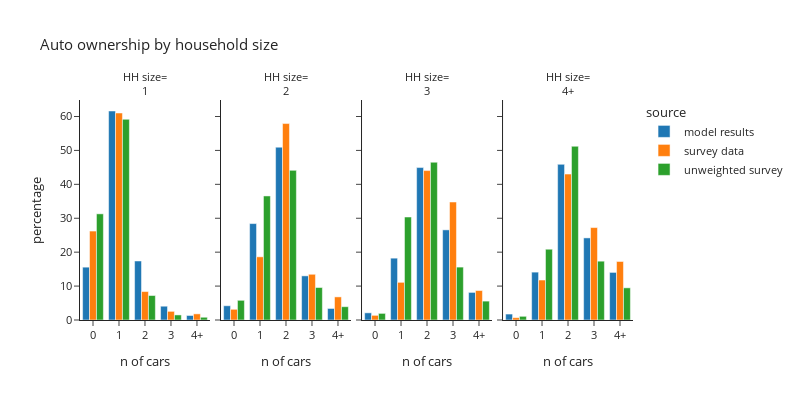

Notebook code cell kept with this figure:
### Code cell
plot_auto(hh_data,'hhsize_simple','household size', 'HH size')

### Figure 1 — Plotly figure (JSON) as saved in the notebook; plotly's stock layout.template omitted (floating-point values rounded to 4 significant figures)
{"data": [{"alignmentgroup": "True", "hovertemplate": "source=model results<br>hhsize_simple=1<br>auto_ownership_simple=%{x}<br>percentage=%{y}<extra></extra>", "legendgroup": "model results", "marker": {"color": "#1F77B4", "pattern": {"shape": ""}}, "name": "model results", "offsetgroup": "model results", "orientation": "v", "showlegend": true, "textposition": "auto", "type": "bar", "x": ["0", "1", "2", "3", "4+"], "xaxis": "x", "y": [15.58, 61.62, 17.4, 4.065, 1.332], "yaxis": "y"}, {"alignmentgroup": "True", "hovertemplate": "source=model results<br>hhsize_simple=2<br>auto_ownership_simple=%{x}<br>percentage=%{y}<extra></extra>", "legendgroup": "model results", "marker": {"color": "#1F77B4", "pattern": {"shape": ""}}, "name": "model results", "offsetgroup": "model results", "orientation": "v", "showlegend": false, "textposition": "auto", "type": "bar", "x": ["0", "1", "2", "3", "4+"], "xaxis": "x2", "y": [4.2, 28.43, 50.96, 13.01, 3.402], "yaxis": "y2"}, {"alignmentgroup": "True", "hovertemplate": "source=model results<br>hhsize_simple=3<br>auto_ownership_simple=%{x}<br>percentage=%{y}<extra></extra>", "legendgroup": "model results", "marker": {"color": "#1F77B4", "pattern": {"shape": ""}}, "name": "model results", "offsetgroup": "model results", "orientation": "v", "showlegend": false, "textposition": "auto", "type": "bar", "x": ["0", "1", "2", "3", "4+"], "xaxis": "x3", "y": [2.114, 18.23, 44.94, 26.58, 8.136], "yaxis": "y3"}, {"alignmentgroup": "True", "hovertemplate": "source=model results<br>hhsize_simple=4+<br>auto_ownership_simple=%{x}<br>percentage=%{y}<extra></extra>", "legendgroup": "model results", "marker": {"color": "#1F77B4", "pattern": {"shape": ""}}, "name": "model results", "offsetgroup": "model results", "orientation": "v", "showlegend": false, "textposition": "auto", "type": "bar", "x": ["0", "1", "2", "3", "4+"], "xaxis": "x4", "y": [1.751, 14.11, 45.9, 24.21, 14.03], "yaxis": "y4"}, {"alignmentgroup": "True", "hovertemplate": "source=survey data<br>hhsize_simple=1<br>auto_ownership_simple=%{x}<br>percentage=%{y}<extra></extra>", "legendgroup": "survey data", "marker": {"color": "#FF7F0E", "pattern": {"shape": ""}}, "name": "survey data", "offsetgroup": "survey data", "orientation": "v", "showlegend": true, "textposition": "auto", "type": "bar", "x": ["0", "1", "2", "3", "4+"], "xaxis": "x", "y": [26.22, 61.03, 8.387, 2.55, 1.81], "yaxis": "y"}, {"alignmentgroup": "True", "hovertemplate": "source=survey data<br>hhsize_simple=2<br>auto_ownership_simple=%{x}<br>percentage=%{y}<extra></extra>", "legendgroup": "survey data", "marker": {"color": "#FF7F0E", "pattern": {"shape": ""}}, "name": "survey data", "offsetgroup": "survey data", "orientation": "v", "showlegend": false, "textposition": "auto", "type": "bar", "x": ["0", "1", "2", "3", "4+"], "xaxis": "x2", "y": [3.156, 18.63, 57.92, 13.48, 6.814], "yaxis": "y2"}, {"alignmentgroup": "True", "hovertemplate": "source=survey data<br>hhsize_simple=3<br>auto_ownership_simple=%{x}<br>percentage=%{y}<extra></extra>", "legendgroup": "survey data", "marker": {"color": "#FF7F0E", "pattern": {"shape": ""}}, "name": "survey data", "offsetgroup": "survey data", "orientation": "v", "showlegend": false, "textposition": "auto", "type": "bar", "x": ["0", "1", "2", "3", "4+"], "xaxis": "x3", "y": [1.373, 11.1, 44.05, 34.79, 8.686], "yaxis": "y3"}, {"alignmentgroup": "True", "hovertemplate": "source=survey data<br>hhsize_simple=4+<br>auto_ownership_simple=%{x}<br>percentage=%{y}<extra></extra>", "legendgroup": "survey data", "marker": {"color": "#FF7F0E", "pattern": {"shape": ""}}, "name": "survey data", "offsetgroup": "survey data", "orientation": "v", "showlegend": false, "textposition": "auto", "type": "bar", "x": ["0", "1", "2", "3", "4+"], "xaxis": "x4", "y": [0.6874, 11.79, 43.02, 27.25, 17.25], "yaxis": "y4"}, {"alignmentgroup": "True", "hovertemplate": "source=unweighted survey<br>hhsize_simple=1<br>auto_ownership_simple=%{x}<br>percentage=%{y}<extra></extra>", "legendgroup": "unweighted survey", "marker": {"color": "#2CA02C", "pattern": {"shape": ""}}, "name": "unweighted survey", "offsetgroup": "unweighted survey", "orientation": "v", "showlegend": true, "textposition": "auto", "type": "bar", "x": ["0", "1", "2", "3", "4+"], "xaxis": "x", "y": [31.3, 59.18, 7.218, 1.493, 0.809], "yaxis": "y"}, {"alignmentgroup": "True", "hovertemplate": "source=unweighted survey<br>hhsize_simple=2<br>auto_ownership_simple=%{x}<br>percentage=%{y}<extra></extra>", "legendgroup": "unweighted survey", "marker": {"color": "#2CA02C", "pattern": {"shape": ""}}, "name": "unweighted survey", "offsetgroup": "unweighted survey", "orientation": "v", "showlegend": false, "textposition": "auto", "type": "bar", "x": ["0", "1", "2", "3", "4+"], "xaxis": "x2", "y": [5.807, 36.58, 44.12, 9.578, 3.922], "yaxis": "y2"}, {"alignmentgroup": "True", "hovertemplate": "source=unweighted survey<br>hhsize_simple=3<br>auto_ownership_simple=%{x}<br>percentage=%{y}<extra></extra>", "legendgroup": "unweighted survey", "marker": {"color": "#2CA02C", "pattern": {"shape": ""}}, "name": "unweighted survey", "offsetgroup": "unweighted survey", "orientation": "v", "showlegend": false, "textposition": "auto", "type": "bar", "x": ["0", "1", "2", "3", "4+"], "xaxis": "x3", "y": [1.95, 30.36, 46.52, 15.6, 5.571], "yaxis": "y3"}, {"alignmentgroup": "True", "hovertemplate": "source=unweighted survey<br>hhsize_simple=4+<br>auto_ownership_simple=%{x}<br>percentage=%{y}<extra></extra>", "legendgroup": "unweighted survey", "marker": {"color": "#2CA02C", "pattern": {"shape": ""}}, "name": "unweighted survey", "offsetgroup": "unweighted survey", "orientation": "v", "showlegend": false, "textposition": "auto", "type": "bar", "x": ["0", "1", "2", "3", "4+"], "xaxis": "x4", "y": [1.084, 20.87, 51.22, 17.34, 9.485], "yaxis": "y4"}], "layout": {"annotations": [{"font": {}, "showarrow": false, "text": "HH size=<br>1", "x": 0.1175, "xanchor": "center", "xref": "paper", "y": 1.0, "yanchor": "bottom", "yref": "paper"}, {"font": {}, "showarrow": false, "text": "HH size=<br>2", "x": 0.3725, "xanchor": "center", "xref": "paper", "y": 1.0, "yanchor": "bottom", "yref": "paper"}, {"font": {}, "showarrow": false, "text": "HH size=<br>3", "x": 0.6275, "xanchor": "center", "xref": "paper", "y": 1.0, "yanchor": "bottom", "yref": "paper"}, {"font": {}, "showarrow": false, "text": "HH size=<br>4+", "x": 0.8825, "xanchor": "center", "xref": "paper", "y": 1.0, "yanchor": "bottom", "yref": "paper"}], "barmode": "group", "font": {"size": 11}, "height": 400, "legend": {"title": {"text": "source"}, "tracegroupgap": 0}, "title": {"text": "Auto ownership by household size"}, "width": 800, "xaxis": {"anchor": "y", "domain": [0.0, 0.235], "title": {"text": "n of cars"}}, "xaxis2": {"anchor": "y2", "domain": [0.255, 0.49], "matches": "x", "title": {"text": "n of cars"}}, "xaxis3": {"anchor": "y3", "domain": [0.51, 0.745], "matches": "x", "title": {"text": "n of cars"}}, "xaxis4": {"anchor": "y4", "domain": [0.765, 1.0], "matches": "x", "title": {"text": "n of cars"}}, "yaxis": {"anchor": "x", "domain": [0.0, 1.0], "title": {"text": "percentage"}}, "yaxis2": {"anchor": "x2", "domain": [0.0, 1.0], "matches": "y", "showticklabels": false}, "yaxis3": {"anchor": "x3", "domain": [0.0, 1.0], "matches": "y", "showticklabels": false}, "yaxis4": {"anchor": "x4", "domain": [0.0, 1.0], "matches": "y", "showticklabels": false}}}
